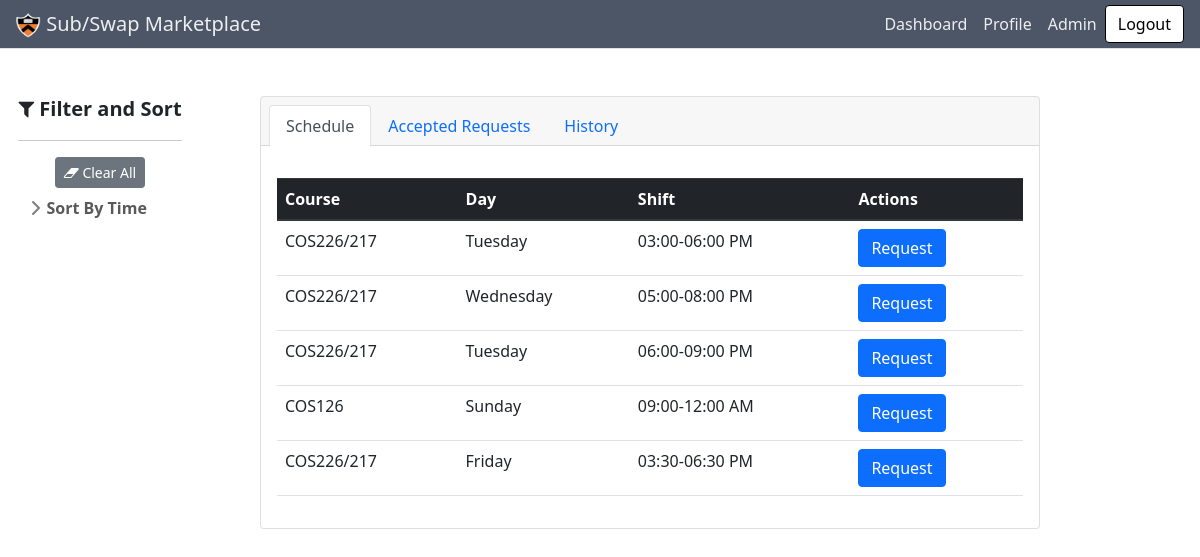
The app's page /profile (signed in) with its own data.
### subapp/models.py (models this page shows, shortened)
class Shift(db.Model):
    id = db.Column(db.Integer, primary_key=True)
    day = db.Column(db.String(10), nullable=False)
    start = db.Column(db.Time, nullable=False)
    end = db.Column(db.Time, nullable=False)
    course = db.Column(db.String(120), nullable=False)
    staff = db.relationship(
        "User", secondary=a_assigned_shifts, back_populates="schedule")
    requests = db.relationship(
        "Request", secondary=a_requested_shifts, back_populates="shift")

### subapp/main/routes.py (the view)
@main.route("/profile", methods=['GET', 'PUT'])
@login_required
def profile():
    html = render_template('main/profile.html', shifts=current_user.schedule, requests=current_user.accepted_requests, history=current_user.inactive_requests())
    return make_response(html)

### subapp/models.py (called while the page is built)
@login_manager.user_loader
def load_user(user_id):
    return User.query.get(int(user_id))

    def inactive_requests(self):
        return [request for request in self.posted_requests if request.accepted]

### subapp/main/templates/main/profile.html (shortened to what this page needs)
{% extends "main/base.html" %}
{% block content %}
<div class="container-fluid">
  <div class="row align-items-start">
    <div class="sticky sidebar_container col-md-2">
      {% with tags_by_category=tags_by_category %} {% include
      "main/sidebar.html" %} {%endwith%}
    </div>
    <div class="col-md-9">
      <section class="py-5">
        <div class="items_container container px-4 px-lg-5">
          <div class="card">
            <div class="card-header">
              <ul class="nav nav-tabs card-header-tabs" id="bologna-list" role="tablist">
                <li class="nav-item">
                  <a class="nav-link active" href="#description" role="tab" aria-controls="description"
                    aria-selected="true">Schedule</a>
                </li>
                <li class="nav-item">
                  <a class="nav-link" href="#history" role="tab" aria-controls="history" aria-selected="false">Accepted
                    Requests</a>
                </li>
                <li class="nav-item">
                  <a class="nav-link" href="#deals" role="tab" aria-controls="deals" aria-selected="false">History</a>
                </li>
              </ul>
            </div>
            <div class="card-body">
              <div class="tab-content mt-3">
                <div class="tab-pane active" id="description" role="tabpanel">
                  <table class="table">
                    <thead class="thead-dark">
                      <tr>
                        <th scope="col">Course</th>
                        <th scope="col">Day</th>
                        <th scope="col">Shift</th>
                        <th scope="col">Actions</th>
                      </tr>
                    </thead>
                    <tbody>
                      {% for shift in shifts %}
                      <tr>
                        <td>{{shift.course}}</td>
                        <td>{{shift.day}}</td>
                        <td> {{shift.start.strftime("%I:%M")}}-{{shift.end.strftime("%I:%M %p")}}</td>
                        <td>
                          <a href="{{url_for('requests.create_request', shiftid=shift.id)}}" class="btn btn-primary"
                            role="button">Request</a>
                        </td>
                      </tr>
                      {% endfor %}
                    </tbody>
                  </table>
                </div>
              </div>
            </div>
          </div>
        </div>
      </section>
    </div>
  </div>
</div>
<link rel="stylesheet"
  href="https://cdnjs.cloudflare.com/ajax/libs/bootstrap-datepicker/1.4.1/css/bootstrap-datepicker3.css" />
{% endblock content %}

### subapp/main/static/css/sidebars.css (style rules this page uses)
body { min-height: 100vh; min-height: -webkit-fill-available; }
html { height: -webkit-fill-available; }

### records on screen
Shift: course "COS226/217", day "Tuesday", start "03:00", end "06:00 PM"
Shift: course "COS226/217", day "Wednesday", start "05:00", end "08:00 PM"
Shift: course "COS226/217", day "Tuesday", start "06:00", end "09:00 PM"
Shift: course "COS126", day "Sunday", start "09:00", end "12:00 AM"
Shift: course "COS226/217", day "Friday", start "03:30", end "06:30 PM"
